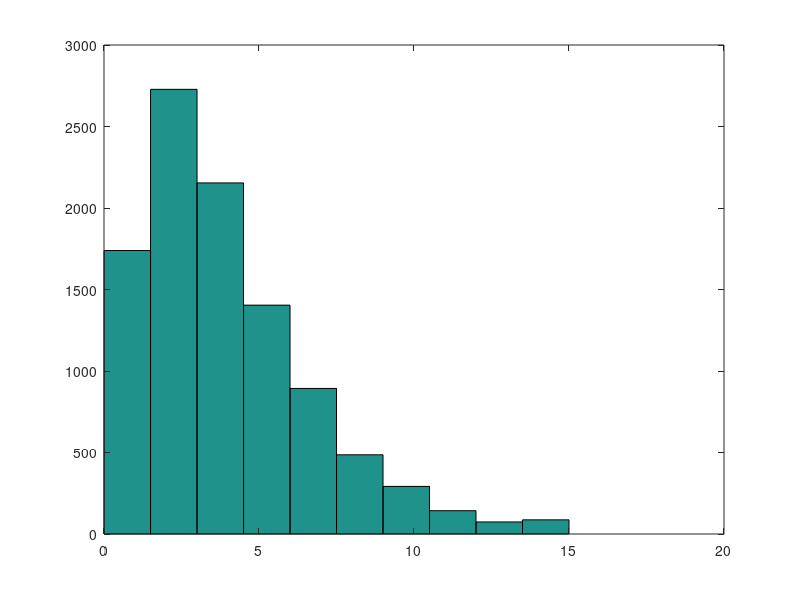

This chart was generated by the following MATLAB code:
% This routine draws samples from a population given the probability
% density of the distribution at discrete point

clear all
close all
clc

x=[0:0.01:15]';
pdf=chi2pdf(x,4);

n=10000;

% find the areas of the trapezoids created by adjacent points
pdf1=[0;pdf];
T1=(pdf+pdf1(1:end-1))/2;       % first multiplication term in area of trapezoid

x1=[0;x];
T2=(x-x1(1:end-1));             % second multiplication term in the area of the trpezoid

A=T1.*T2;
A(1)=[];

% draw n intervals from the distribution represented by 'A'
cum_A=cumsum(A);                % cumulative probability of different intervals

count=0;
for i=1:n
    u1=unifrnd(0,1);
    ind=find(cum_A<u1,1,'last');
    if ~isempty(ind)
        count=count+1;
        interval(count)=ind;
    end
end

% draw a sample from each interval
slope=(pdf-pdf1(1:end-1))./(x-x1(1:end-1));     % calculation of the slope of density curve in each interval
slope(1)=[];

for i=1:length(interval)
    temp_inter=interval(i);
    u2=unifrnd(0,1);
    
    if slope(temp_inter)~=0
        y(i)=x(temp_inter)+(-pdf(temp_inter)+...                    % random sample from the distribution
        sqrt(pdf(temp_inter)^2+2*slope(temp_inter)*A(temp_inter)*u2))/slope(temp_inter);
    else
        y(i)=x(temp_inter)+A(temp_inter)*u2/pdf(temp_inter);
    end
end

hist(y)